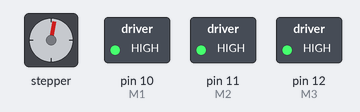
Recording of a sketch running on a simulated Arduino Uno, built with avr-gcc and run on an emulated ATmega328P. Parts: stepper motor, switched loads named in the sketch (green lamp = pin HIGH). Stepper angles assume 3200 steps per turn.

Above: at 0.15 s.
At 21.99 s:
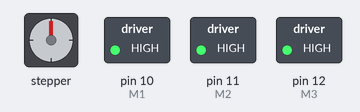
At 39.29 s:
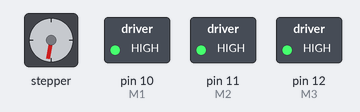
At 39.87 s:
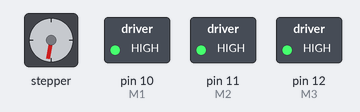
Timing chart, 0 to 40.0 s (numbered marks = the images above):
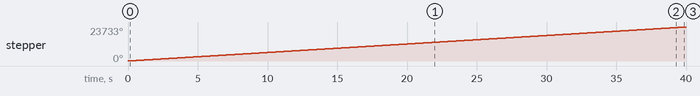

The sketch:

nema17_high_speed2.ino
```cpp
#include <A4988.h>

const int MOTOR_STEPS = 200;
const int DIR  =  8;
const int STEP =  9;
const int M1 = 10;
const int M2 = 11;
const int M3 = 12;
float rpm      = 100;
int microsteps = 16;

A4988 stepper(MOTOR_STEPS, DIR, STEP);

void setup() {
  pinMode(M1,OUTPUT);
  pinMode(M2,OUTPUT);
  pinMode(M3,OUTPUT);
  digitalWrite(DIR,HIGH);
  digitalWrite(M1,HIGH);
  digitalWrite(M2,HIGH);
  digitalWrite(M3,HIGH);
  stepper.begin(rpm, microsteps);
}

void loop() {
  stepper.rotate(360);


}
```

Measured:
- by itself, stepper: keeps turning clockwise at about 593°/s
